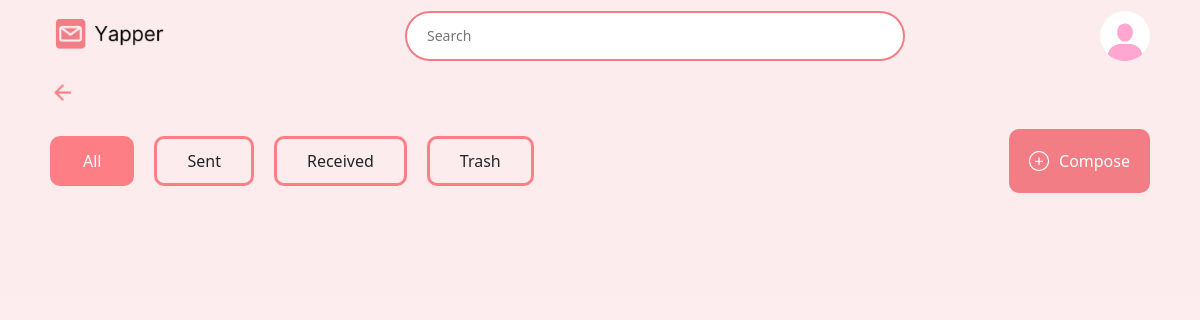
The page /EmailComposition/emailList (signed in) on the database as committed earlier.
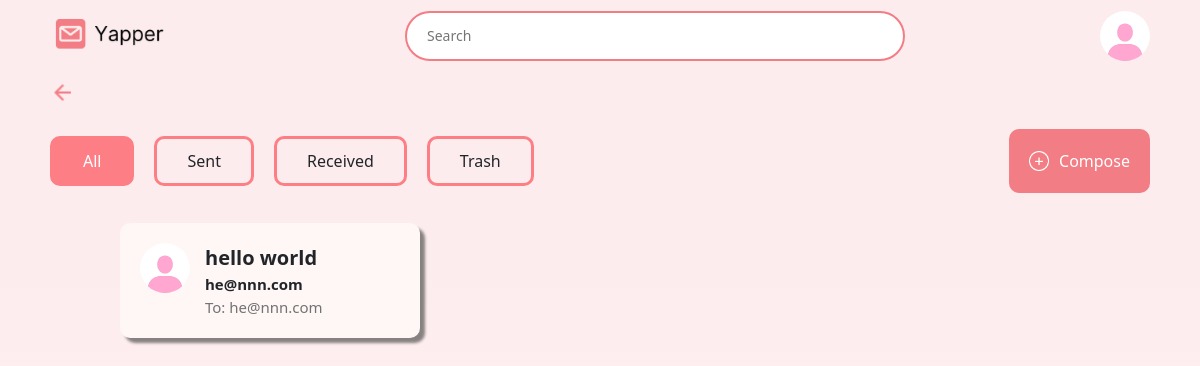
The same page on the database as committed later.
### EmailCompositionAndManagement/models.py (models this page shows, shortened)
class Email(models.Model):
    fromUser = models.ForeignKey(CustomUser,on_delete=models.CASCADE,related_name='sent_emails',null=True)
    toUser = models.ForeignKey(CustomUser,on_delete=models.CASCADE,related_name='receive_emails',null=True)
    subject = models.CharField(max_length=500)
    content = models.TextField()
    date_sent = models.DateTimeField(auto_now_add=True)
    isDeleted = models.BooleanField(default=False)
    isImportant = models.BooleanField(default = False)
    isScheduled = models.BooleanField(default = False)
    isSnoozed = models.BooleanField(default = False)

### landing/models.py (models this page shows, shortened)
class CustomUser(AbstractUser):
    pnumber = models.CharField(max_length=13, unique=True)  # Add pnumber field
    middle_name = models.CharField(max_length=30,blank=True, null=True)
    birthday = models.DateField(blank=True, null=True)
    gender = models.CharField(max_length=50, default='PNS')
    home_address = models.CharField(max_length=200, blank=True, null=True)
    work_address = models.CharField(max_length=200, blank=True, null=True)
    profile_picture = models.ImageField(upload_to='profile_pictures/', blank=True,default='images/default_profile.jpg')

### EmailCompositionAndManagement/views.py (the view, shortened to what this page needs)
# urls.py: path('emailList',views.emailListView,name='emailListView'),
@login_required
def emailListView(request):
    form = SearchForm()
    try:
        userVar = request.user
        if not CustomUser.objects.filter(id=userVar.id).exists():
            raise ObjectDoesNotExist("The logged-in user no longer exists in the database.")
        emailsVar = Email.objects.filter(
            (Q(fromUser=userVar) | Q(toUser=userVar)) & Q(isDeleted=False)
        )
        deletedEmails = Email.objects.filter(
            (Q(fromUser=userVar) | Q(toUser=userVar)) & Q(isDeleted=True)
        )
        print(userVar.profile_picture.url)
        listUserme = []
        for nnn in emailsVar:
            bbb = nnn.fromUser.profile_picture.url if nnn.fromUser.profile_picture else static('images/default_profile.jpg')
            listUserme.append(bbb)
        for mmm in range(len(listUserme)):
            emailsVar[mmm].profshowme = listUserme[mmm]
        profilepic = userVar.profile_picture.url if userVar.profile_picture else static('images/default_profile.jpg')
    except ObjectDoesNotExist:
        emailsVar = []
        deletedEmails = []
        form = None
        return render(
            request,
            'emailList.html',
            {
                'form': form,
                'emails': emailsVar,
                'LogUser': None,
                'error_message': "User or related data does not exist.",
            },
        )
    return render(request,'emailList.html',{'form':form,'emails':emailsVar,'LogUser':userVar,'profilepic':profilepic})

### EmailCompositionAndManagement/forms.py
class SearchForm(forms.Form):
    searchContent = forms.CharField(widget=forms.TextInput(attrs={
            'class': 'searchCont',
            'placeholder': 'Search',
        })
    )

### UserProfile/Utils/context_processors.py (called while the page is built)
def user_profile_picture(request):
    user = request.user
    if user.is_authenticated and user.profile_picture and hasattr(user.profile_picture, 'url'):
        profile_picture = user.profile_picture.url
        first_name = user.first_name
        last_name = user.last_name
    else:
        profile_picture = static('images/default_profile.jpg')
        first_name = ''
        last_name = ''
    print(profile_picture) # Debugging
    return {'profile_picture_url': profile_picture,
            'first_name': first_name,
            'last_name': last_name,}

### EmailCompositionAndManagement/templates/emailList.html (shortened to what this page needs)
{% load static %}
<!DOCTYPE html>
<html lang="en">
<head>
    <link rel="stylesheet" href="https://cdn.jsdelivr.net/npm/bootstrap@5.3.2/dist/css/bootstrap.min.css">
    <link href="https://cdnjs.cloudflare.com/ajax/libs/font-awesome/6.0.0-beta3/css/all.min.css" rel="stylesheet">
</head>
<body>
    <div class="header">
        <img src="{% static 'images/logo.png' %}" class="logoImage">
        <input type="text" placeholder="Search" class="searchCont">
        <div class="profPic">
            <img src="{{profilepic}}" style="object-fit: full; height: 100%; width: 100%;">
        </div>
    </div>
    <div class=backBut>
        <img src = "{% static 'images/GoBack.png' %}" style="height: 25px; width: 25px;">
    </div>
    <div class=arrangeCont>
        <div style="display: flex; flex-direction: row; align-items: center;">
            <div class="allBut">All</div>
            <div class="sentBut">Sent</div>
            <div class="recBut">Received</div>
            <div class="trashBut">Trash</div>
        </div>
        <div class=composeDiv>
            <div class="composeButton">
                <img src = "{% static 'images/Plus for compose.png' %}" style="height: 20px; width: 20px; margin-right: 10px;">
                <div class = "hideCompose">
                    Compose
                </div>
            </div>
        </div>
    </div>
    <div style="display: flex; flex-direction: row; justify-content: center;">
        <div class=emailGrid>
            {% for email in emails %}
            <div class="emailshowme">
                <div class="profDiv">
                    <img src="{{ email.profshowme }}" style="object-fit: full; height: 100%; width: 100%;">
                </div>
                <div style="white-space: nowrap; overflow: hidden; text-overflow: ellipsis; max-width: 100%;">
                    <div class="subjectDiv"
                        style="white-space: nowrap; overflow: hidden; text-overflow: ellipsis; font-weight: bold; font-size: 20px;">
                        {{email.subject}}
                    </div>
                    <div class="nameDiv"
                        style="white-space: nowrap; overflow: hidden; text-overflow: ellipsis; font-weight: bold; font-size: 15px;">
                        {{email.fromUser.email}}
                    </div>
                    <div class="contentDiv"
                        style="white-space: nowrap; overflow: hidden; text-overflow: ellipsis; font-size: 15px; color: rgb(115, 115, 115);">
                        To: {{email.toUser.email}}
                    </div>
                </div>
            </div>
            {% endfor %}
        </div>
</body>
</html>

Rows that differ between the two databases and show on the page:
added Email: subject "hello world", fromUser.email "he@nnn.com", toUser.email "he@nnn.com"
